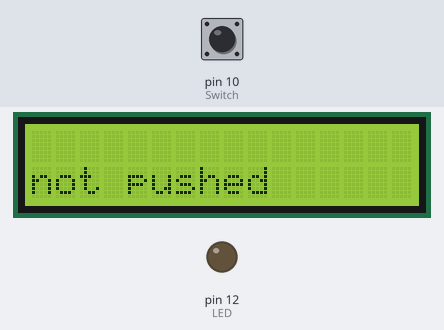
Bench run of a program on a simulated Raspberry Pi (header pin numbers). Shown: 16×2 character LCD, output pins drawn as LEDs (lit = HIGH). Inputs (shaded band) come from the test bench; at power-on: pin 10 (Switch) LOW. Library files of the repository ran but are not shown: I2C_driver.py; what the program prints to the terminal is not drawn.

Above: at 1.4 s.
1.5 s: pin 10 (Switch) pulled HIGH for 1.25 s
At 2.8 s:
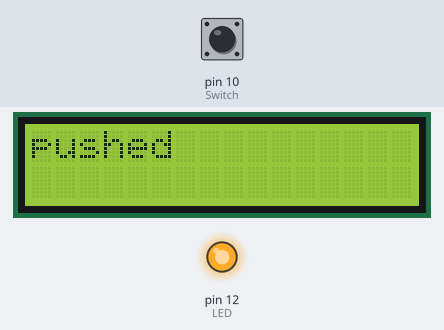
4.8 s: pin 10 (Switch) pulled HIGH for 3.2 s
At 9.0 s:
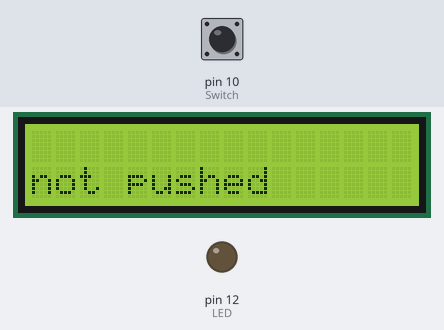
Timing chart, 0 to 10.5 s (numbered marks = the images above; inputs shaded):
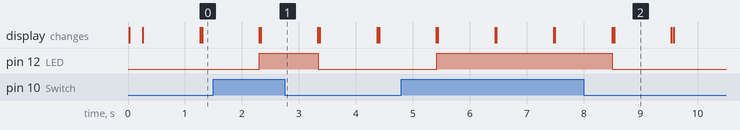

Measured:
- after the input at 1.5 s, pin 12 (LED): LOW → HIGH after 0.81 s, → LOW 1.0 s later; the display: first differs from a run without the input after 0.83 s (image 1)
- after the input at 4.8 s, pin 12 (LED): LOW → HIGH after 0.62 s, → LOW 3.1 s later; the display: first differs from a run without the input after 0.64 s (image 2 shows a later state)

The program:

gpio_input.py
```python
import RPi.GPIO as GPIO
import time
import I2C_driver as LCD

Switch=10
LED=12

GPIO.setwarnings(False)
GPIO.setmode(GPIO.BOARD)

def main():
    GPIO.setup(Switch, GPIO.IN, pull_up_down=GPIO.PUD_DOWN)
    GPIO.setup(LED, GPIO.OUT, initial=GPIO.LOW)

    mylcd=LCD.lcd()

    while True:

        if GPIO.input(Switch)==GPIO.HIGH:
            print("Button was pushed!")
            GPIO.output(LED, GPIO.HIGH)
            mylcd.lcd_display_string("pushed",1)
            time.sleep(1)
            mylcd.lcd_clear()
            #LED on display
        else:
            print("Button was not pushed!")
            GPIO.output(LED, GPIO.LOW)
            mylcd.lcd_display_string("not pushed",2)
            time.sleep(1)
            mylcd.lcd_clear()
            #LED off display
    time.sleep(1)

if __name__=='__main__':
    main()
```
